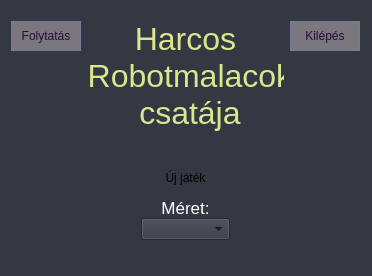
<?xml version="1.0" encoding="UTF-8"?>
<ui version="4.0">
 <class>MainWindow</class>
 <widget class="QWidget" name="MainWindow">
  <property name="geometry">
   <rect>
    <x>0</x>
    <y>0</y>
    <width>372</width>
    <height>276</height>
   </rect>
  </property>
  <property name="minimumSize">
   <size>
    <width>372</width>
    <height>276</height>
   </size>
  </property>
  <property name="maximumSize">
   <size>
    <width>3720</width>
    <height>276</height>
   </size>
  </property>
  <property name="windowTitle">
   <string>Feketelyuk - Főmenü</string>
  </property>
  <property name="autoFillBackground">
   <bool>false</bool>
  </property>
  <property name="styleSheet">
   <string notr="true">background-color: rgb(52, 56, 66);</string>
  </property>
  <widget class="QWidget" name="verticalLayoutWidget">
   <property name="geometry">
    <rect>
     <x>0</x>
     <y>10</y>
     <width>371</width>
     <height>281</height>
    </rect>
   </property>
   <layout class="QVBoxLayout" name="MainLayout">
    <item>
     <layout class="QHBoxLayout" name="horizontalLayout" stretch="0,0,0">
      <property name="bottomMargin">
       <number>0</number>
      </property>
      <item alignment="Qt::AlignTop">
       <widget class="QPushButton" name="InfoButton">
        <property name="sizePolicy">
         <sizepolicy hsizetype="Maximum" vsizetype="Fixed">
          <horstretch>0</horstretch>
          <verstretch>0</verstretch>
         </sizepolicy>
        </property>
        <property name="minimumSize">
         <size>
          <width>70</width>
          <height>30</height>
         </size>
        </property>
        <property name="font">
         <font>
          <kerning>true</kerning>
         </font>
        </property>
        <property name="cursor">
         <cursorShape>ArrowCursor</cursorShape>
        </property>
        <property name="autoFillBackground">
         <bool>false</bool>
        </property>
        <property name="styleSheet">
         <string notr="true">border: 1px solid rgb(122, 119, 155);
background-color: rgb(122, 119, 125);
color: rgb(41, 13, 56);</string>
        </property>
        <property name="text">
         <string>Folytatás</string>
        </property>
        <property name="default">
         <bool>false</bool>
        </property>
        <property name="flat">
         <bool>true</bool>
        </property>
       </widget>
      </item>
      <item>
       <widget class="QLabel" name="GameTitle">
        <property name="font">
         <font>
          <family>Liberation Sans</family>
          <pointsize>24</pointsize>
          <weight>9</weight>
          <italic>false</italic>
          <bold>false</bold>
         </font>
        </property>
        <property name="mouseTracking">
         <bool>false</bool>
        </property>
        <property name="acceptDrops">
         <bool>false</bool>
        </property>
        <property name="styleSheet">
         <string notr="true">color: rgb(219, 230, 143);
font: 75 24pt &quot;Liberation Sans&quot;;</string>
        </property>
        <property name="frameShadow">
         <enum>QFrame::Plain</enum>
        </property>
        <property name="lineWidth">
         <number>1</number>
        </property>
        <property name="text">
         <string>Harcos
 Robotmalacok
 csatája</string>
        </property>
        <property name="textFormat">
         <enum>Qt::AutoText</enum>
        </property>
        <property name="alignment">
         <set>Qt::AlignHCenter|Qt::AlignTop</set>
        </property>
        <property name="wordWrap">
         <bool>false</bool>
        </property>
       </widget>
      </item>
      <item alignment="Qt::AlignTop">
       <widget class="QPushButton" name="quitButton">
        <property name="sizePolicy">
         <sizepolicy hsizetype="Maximum" vsizetype="Fixed">
          <horstretch>0</horstretch>
          <verstretch>0</verstretch>
         </sizepolicy>
        </property>
        <property name="minimumSize">
         <size>
          <width>70</width>
          <height>30</height>
         </size>
        </property>
        <property name="font">
         <font>
          <kerning>true</kerning>
         </font>
        </property>
        <property name="cursor">
         <cursorShape>ArrowCursor</cursorShape>
        </property>
        <property name="autoFillBackground">
         <bool>false</bool>
        </property>
        <property name="styleSheet">
         <string notr="true">border: 1px solid rgb(122, 119, 155);
background-color: rgb(122, 119, 125);
color: rgb(41, 13, 56);</string>
        </property>
        <property name="text">
         <string>Kilépés</string>
        </property>
        <property name="default">
         <bool>false</bool>
        </property>
        <property name="flat">
         <bool>true</bool>
        </property>
       </widget>
      </item>
     </layout>
    </item>
    <item>
     <layout class="QVBoxLayout" name="NewGameLayout">
      <property name="spacing">
       <number>0</number>
      </property>
      <property name="leftMargin">
       <number>130</number>
      </property>
      <property name="rightMargin">
       <number>130</number>
      </property>
      <item>
       <widget class="QPushButton" name="NewGameButton">
        <property name="enabled">
         <bool>true</bool>
        </property>
        <property name="sizePolicy">
         <sizepolicy hsizetype="Minimum" vsizetype="Maximum">
          <horstretch>0</horstretch>
          <verstretch>0</verstretch>
         </sizepolicy>
        </property>
        <property name="minimumSize">
         <size>
          <width>0</width>
          <height>40</height>
         </size>
        </property>
        <property name="autoFillBackground">
         <bool>false</bool>
        </property>
        <property name="styleSheet">
         <string notr="true">#NewGameButton[enabled=true]{
border: 2px solid rgb(36, 33, 48);
background-color: rgb(78, 74, 93);
color:rgb(231, 231, 231)
}

#NewGameButton[enabled=false]{
border: 2px solid rgb(36, 33, 58);
background-color: rgb(58, 54, 43);
color:rgb(131, 131, 131)
}
</string>
        </property>
        <property name="text">
         <string>Új játék</string>
        </property>
        <property name="flat">
         <bool>true</bool>
        </property>
       </widget>
      </item>
      <item>
       <widget class="QLabel" name="NewGameLabel">
        <property name="sizePolicy">
         <sizepolicy hsizetype="Preferred" vsizetype="Maximum">
          <horstretch>0</horstretch>
          <verstretch>0</verstretch>
         </sizepolicy>
        </property>
        <property name="font">
         <font>
          <pointsize>13</pointsize>
          <underline>false</underline>
         </font>
        </property>
        <property name="autoFillBackground">
         <bool>false</bool>
        </property>
        <property name="styleSheet">
         <string notr="true">color: white;</string>
        </property>
        <property name="text">
         <string>Méret:</string>
        </property>
        <property name="alignment">
         <set>Qt::AlignBottom|Qt::AlignHCenter</set>
        </property>
        <property name="margin">
         <number>0</number>
        </property>
       </widget>
      </item>
      <item>
       <widget class="QComboBox" name="SizePicker">
        <property name="palette">
         <palette>
          <active>
           <colorrole role="WindowText">
            <brush brushstyle="SolidPattern">
             <color alpha="255">
              <red>0</red>
              <green>0</green>
              <blue>0</blue>
             </color>
            </brush>
           </colorrole>
           <colorrole role="Button">
            <brush brushstyle="SolidPattern">
             <color alpha="255">
              <red>52</red>
              <green>56</green>
              <blue>66</blue>
             </color>
            </brush>
           </colorrole>
           <colorrole role="Light">
            <brush brushstyle="SolidPattern">
             <color alpha="255">
              <red>255</red>
              <green>255</green>
              <blue>255</blue>
             </color>
            </brush>
           </colorrole>
           <colorrole role="Midlight">
            <brush brushstyle="SolidPattern">
             <color alpha="255">
              <red>233</red>
              <green>233</green>
              <blue>233</blue>
             </color>
            </brush>
           </colorrole>
           <colorrole role="Dark">
            <brush brushstyle="SolidPattern">
             <color alpha="255">
              <red>105</red>
              <green>105</green>
              <blue>105</blue>
             </color>
            </brush>
           </colorrole>
           <colorrole role="Mid">
            <brush brushstyle="SolidPattern">
             <color alpha="255">
              <red>141</red>
              <green>141</green>
              <blue>141</blue>
             </color>
            </brush>
           </colorrole>
           <colorrole role="Text">
            <brush brushstyle="SolidPattern">
             <color alpha="255">
              <red>0</red>
              <green>0</green>
              <blue>0</blue>
             </color>
            </brush>
           </colorrole>
           <colorrole role="BrightText">
            <brush brushstyle="SolidPattern">
             <color alpha="255">
              <red>255</red>
              <green>255</green>
              <blue>255</blue>
             </color>
            </brush>
           </colorrole>
           <colorrole role="ButtonText">
            <brush brushstyle="SolidPattern">
             <color alpha="255">
              <red>0</red>
              <green>0</green>
              <blue>0</blue>
             </color>
            </brush>
           </colorrole>
           <colorrole role="Base">
            <brush brushstyle="SolidPattern">
             <color alpha="255">
              <red>52</red>
              <green>56</green>
              <blue>66</blue>
             </color>
            </brush>
           </colorrole>
           <colorrole role="Window">
            <brush brushstyle="SolidPattern">
             <color alpha="255">
              <red>52</red>
              <green>56</green>
              <blue>66</blue>
             </color>
            </brush>
           </colorrole>
           <colorrole role="Shadow">
            <brush brushstyle="SolidPattern">
             <color alpha="255">
              <red>0</red>
              <green>0</green>
              <blue>0</blue>
             </color>
            </brush>
           </colorrole>
           <colorrole role="AlternateBase">
            <brush brushstyle="SolidPattern">
             <color alpha="255">
              <red>233</red>
              <green>233</green>
              <blue>233</blue>
             </color>
            </brush>
           </colorrole>
           <colorrole role="ToolTipBase">
            <brush brushstyle="SolidPattern">
             <color alpha="255">
              <red>255</red>
              <green>255</green>
              <blue>220</blue>
             </color>
            </brush>
           </colorrole>
           <colorrole role="ToolTipText">
            <brush brushstyle="SolidPattern">
             <color alpha="255">
              <red>0</red>
              <green>0</green>
              <blue>0</blue>
             </color>
            </brush>
           </colorrole>
          </active>
          <inactive>
           <colorrole role="WindowText">
            <brush brushstyle="SolidPattern">
             <color alpha="255">
              <red>0</red>
              <green>0</green>
              <blue>0</blue>
             </color>
            </brush>
           </colorrole>
           <colorrole role="Button">
            <brush brushstyle="SolidPattern">
             <color alpha="255">
              <red>52</red>
              <green>56</green>
              <blue>66</blue>
             </color>
            </brush>
           </colorrole>
           <colorrole role="Light">
            <brush brushstyle="SolidPattern">
             <color alpha="255">
              <red>255</red>
              <green>255</green>
              <blue>255</blue>
             </color>
            </brush>
           </colorrole>
           <colorrole role="Midlight">
            <brush brushstyle="SolidPattern">
             <color alpha="255">
              <red>233</red>
              <green>233</green>
              <blue>233</blue>
             </color>
            </brush>
           </colorrole>
           <colorrole role="Dark">
            <brush brushstyle="SolidPattern">
             <color alpha="255">
              <red>105</red>
              <green>105</green>
              <blue>105</blue>
             </color>
            </brush>
           </colorrole>
           <colorrole role="Mid">
            <brush brushstyle="SolidPattern">
             <color alpha="255">
              <red>141</red>
              <green>141</green>
              <blue>141</blue>
             </color>
            </brush>
           </colorrole>
           <colorrole role="Text">
            <brush brushstyle="SolidPattern">
             <color alpha="255">
              <red>0</red>
              <green>0</green>
              <blue>0</blue>
             </color>
            </brush>
           </colorrole>
           <colorrole role="BrightText">
            <brush brushstyle="SolidPattern">
             <color alpha="255">
              <red>255</red>
              <green>255</green>
              <blue>255</blue>
             </color>
            </brush>
           </colorrole>
           <colorrole role="ButtonText">
            <brush brushstyle="SolidPattern">
             <color alpha="255">
              <red>0</red>
              <green>0</green>
              <blue>0</blue>
             </color>
            </brush>
           </colorrole>
           <colorrole role="Base">
            <brush brushstyle="SolidPattern">
             <color alpha="255">
              <red>52</red>
              <green>56</green>
              <blue>66</blue>
             </color>
            </brush>
           </colorrole>
           <colorrole role="Window">
            <brush brushstyle="SolidPattern">
             <color alpha="255">
              <red>52</red>
              <green>56</green>
              <blue>66</blue>
             </color>
            </brush>
           </colorrole>
           <colorrole role="Shadow">
            <brush brushstyle="SolidPattern">
             <color alpha="255">
              <red>0</red>
              <green>0</green>
              <blue>0</blue>
             </color>
            </brush>
           </colorrole>
           <colorrole role="AlternateBase">
            <brush brushstyle="SolidPattern">
             <color alpha="255">
              <red>233</red>
              <green>233</green>
              <blue>233</blue>
             </color>
            </brush>
           </colorrole>
           <colorrole role="ToolTipBase">
            <brush brushstyle="SolidPattern">
             <color alpha="255">
              <red>255</red>
              <green>255</green>
              <blue>220</blue>
             </color>
            </brush>
           </colorrole>
           <colorrole role="ToolTipText">
            <brush brushstyle="SolidPattern">
             <color alpha="255">
              <red>0</red>
              <green>0</green>
              <blue>0</blue>
             </color>
            </brush>
           </colorrole>
          </inactive>
          <disabled>
           <colorrole role="WindowText">
            <brush brushstyle="SolidPattern">
             <color alpha="255">
              <red>105</red>
              <green>105</green>
              <blue>105</blue>
             </color>
            </brush>
           </colorrole>
           <colorrole role="Button">
            <brush brushstyle="SolidPattern">
             <color alpha="255">
              <red>52</red>
              <green>56</green>
              <blue>66</blue>
             </color>
            </brush>
           </colorrole>
           <colorrole role="Light">
            <brush brushstyle="SolidPattern">
             <color alpha="255">
              <red>255</red>
              <green>255</green>
              <blue>255</blue>
             </color>
            </brush>
           </colorrole>
           <colorrole role="Midlight">
            <brush brushstyle="SolidPattern">
             <color alpha="255">
              <red>233</red>
              <green>233</green>
              <blue>233</blue>
             </color>
            </brush>
           </colorrole>
           <colorrole role="Dark">
            <brush brushstyle="SolidPattern">
             <color alpha="255">
              <red>105</red>
              <green>105</green>
              <blue>105</blue>
             </color>
            </brush>
           </colorrole>
           <colorrole role="Mid">
            <brush brushstyle="SolidPattern">
             <color alpha="255">
              <red>141</red>
              <green>141</green>
              <blue>141</blue>
             </color>
            </brush>
           </colorrole>
           <colorrole role="Text">
            <brush brushstyle="SolidPattern">
             <color alpha="255">
              <red>105</red>
              <green>105</green>
              <blue>105</blue>
             </color>
            </brush>
           </colorrole>
           <colorrole role="BrightText">
            <brush brushstyle="SolidPattern">
             <color alpha="255">
              <red>255</red>
              <green>255</green>
              <blue>255</blue>
             </color>
            </brush>
           </colorrole>
           <colorrole role="ButtonText">
            <brush brushstyle="SolidPattern">
             <color alpha="255">
              <red>105</red>
              <green>105</green>
              <blue>105</blue>
             </color>
            </brush>
           </colorrole>
           <colorrole role="Base">
            <brush brushstyle="SolidPattern">
             <color alpha="255">
              <red>52</red>
              <green>56</green>
              <blue>66</blue>
             </color>
            </brush>
           </colorrole>
           <colorrole role="Window">
            <brush brushstyle="SolidPattern">
             <color alpha="255">
              <red>52</red>
              <green>56</green>
              <blue>66</blue>
             </color>
            </brush>
           </colorrole>
           <colorrole role="Shadow">
            <brush brushstyle="SolidPattern">
             <color alpha="255">
              <red>0</red>
              <green>0</green>
              <blue>0</blue>
             </color>
            </brush>
           </colorrole>
           <colorrole role="AlternateBase">
            <brush brushstyle="SolidPattern">
             <color alpha="255">
              <red>211</red>
              <green>211</green>
              <blue>211</blue>
             </color>
            </brush>
           </colorrole>
           <colorrole role="ToolTipBase">
            <brush brushstyle="SolidPattern">
             <color alpha="255">
              <red>255</red>
              <green>255</green>
              <blue>220</blue>
             </color>
            </brush>
           </colorrole>
           <colorrole role="ToolTipText">
            <brush brushstyle="SolidPattern">
             <color alpha="255">
              <red>0</red>
              <green>0</green>
              <blue>0</blue>
             </color>
            </brush>
           </colorrole>
          </disabled>
         </palette>
        </property>
        <property name="editable">
         <bool>false</bool>
        </property>
        <property name="currentText">
         <string/>
        </property>
        <property name="currentIndex">
         <number>-1</number>
        </property>
        <property name="maxVisibleItems">
         <number>3</number>
        </property>
        <property name="maxCount">
         <number>3</number>
        </property>
        <property name="minimumContentsLength">
         <number>3</number>
        </property>
       </widget>
      </item>
      <item>
       <spacer name="verticalSpacer_2">
        <property name="orientation">
         <enum>Qt::Vertical</enum>
        </property>
        <property name="sizeType">
         <enum>QSizePolicy::Fixed</enum>
        </property>
        <property name="sizeHint" stdset="0">
         <size>
          <width>20</width>
          <height>40</height>
         </size>
        </property>
       </spacer>
      </item>
     </layout>
    </item>
   </layout>
  </widget>
 </widget>
 <layoutdefault spacing="6" margin="11"/>
 <resources/>
 <connections/>
</ui>
